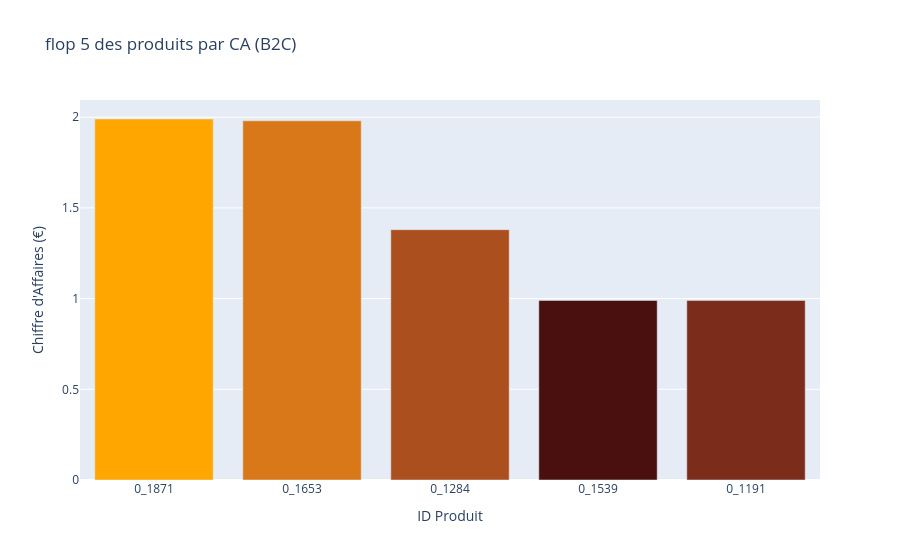

The cell this chart's notebook holds for it:
### Code cell
#Traçage du bar plot
fig = go.Figure()
    
fig.add_trace(go.Bar(
    x=df_flop10['id_prod'].astype(str),
    y=df_flop10['price'],
    name="flop 5 produit vendu",
    marker_color = ["#4a1010","#7c2c1b", "#ac4f1f","#d97819", "#ffa600" ],
    hovertemplate = "%{y:.0f}€<extra></extra>"
))
fig.update_layout(
    title = "flop 5 des produits par CA (B2C)",
    xaxis_title = "ID Produit",
    yaxis_title = "Chiffre d'Affaires (€)",
    xaxis={'categoryorder':'total descending'} # Force l'ordre décroissant visuel
)
fig.show()

### Figure 1 — Plotly figure (JSON) as saved in the notebook; plotly's stock layout.template omitted (floating-point values rounded to 4 significant figures)
{"data": [{"hovertemplate": "%{y:.0f}€<extra></extra>", "marker": {"color": ["#4a1010", "#7c2c1b", "#ac4f1f", "#d97819", "#ffa600"]}, "name": "flop 5 produit vendu", "type": "bar", "x": ["0_1539", "0_1191", "0_1284", "0_1653", "0_1871"], "y": [0.99, 0.99, 1.38, 1.98, 1.99]}], "layout": {"title": {"text": "flop 5 des produits par CA (B2C)"}, "xaxis": {"categoryorder": "total descending", "title": {"text": "ID Produit"}}, "yaxis": {"title": {"text": "Chiffre d'Affaires (€)"}}}}
